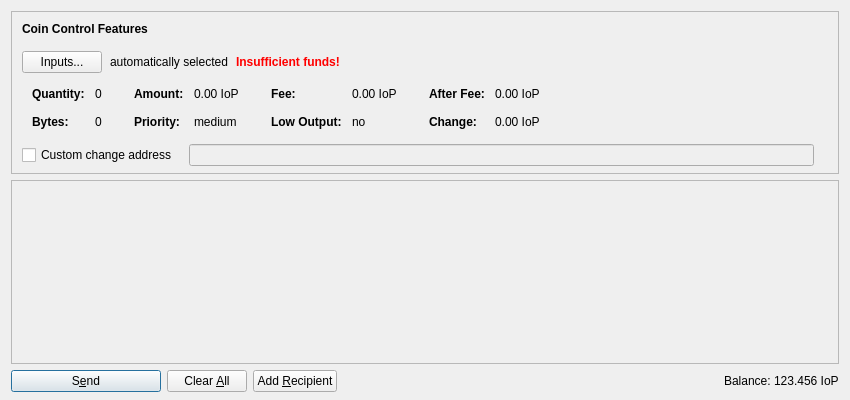
<?xml version="1.0" encoding="UTF-8"?>
<ui version="4.0">
 <class>SendCoinsDialog</class>
 <widget class="QDialog" name="SendCoinsDialog">
  <property name="geometry">
   <rect>
    <x>0</x>
    <y>0</y>
    <width>850</width>
    <height>400</height>
   </rect>
  </property>
  <property name="windowTitle">
   <string>Send Coins</string>
  </property>
  <layout class="QVBoxLayout" name="verticalLayout" stretch="0,1,0">
   <property name="bottomMargin">
    <number>8</number>
   </property>
   <item>
    <widget class="QFrame" name="frameCoinControl">
     <property name="sizePolicy">
      <sizepolicy hsizetype="Expanding" vsizetype="Expanding">
       <horstretch>0</horstretch>
       <verstretch>0</verstretch>
      </sizepolicy>
     </property>
     <property name="maximumSize">
      <size>
       <width>16777215</width>
       <height>16777215</height>
      </size>
     </property>
     <property name="frameShape">
      <enum>QFrame::StyledPanel</enum>
     </property>
     <property name="frameShadow">
      <enum>QFrame::Sunken</enum>
     </property>
     <layout class="QVBoxLayout" name="verticalLayoutCoinControl2">
      <property name="spacing">
       <number>0</number>
      </property>
      <property name="leftMargin">
       <number>0</number>
      </property>
      <property name="topMargin">
       <number>0</number>
      </property>
      <property name="rightMargin">
       <number>0</number>
      </property>
      <property name="bottomMargin">
       <number>6</number>
      </property>
      <item>
       <layout class="QVBoxLayout" name="verticalLayoutCoinControl" stretch="0,0,0,0,1">
        <property name="spacing">
         <number>0</number>
        </property>
        <property name="leftMargin">
         <number>10</number>
        </property>
        <property name="topMargin">
         <number>10</number>
        </property>
        <item>
         <layout class="QHBoxLayout" name="horizontalLayoutCoinControl1">
          <property name="bottomMargin">
           <number>15</number>
          </property>
          <item>
           <widget class="QLabel" name="labelCoinControlFeatures">
            <property name="sizePolicy">
             <sizepolicy hsizetype="Preferred" vsizetype="Maximum">
              <horstretch>0</horstretch>
              <verstretch>0</verstretch>
             </sizepolicy>
            </property>
            <property name="font">
             <font>
              <weight>75</weight>
              <bold>true</bold>
             </font>
            </property>
            <property name="styleSheet">
             <string notr="true">font-weight:bold;</string>
            </property>
            <property name="text">
             <string>Coin Control Features</string>
            </property>
           </widget>
          </item>
         </layout>
        </item>
        <item>
         <layout class="QHBoxLayout" name="horizontalLayoutCoinControl2" stretch="0,0,0,0">
          <property name="spacing">
           <number>8</number>
          </property>
          <property name="bottomMargin">
           <number>10</number>
          </property>
          <item>
           <widget class="QPushButton" name="pushButtonCoinControl">
            <property name="styleSheet">
             <string notr="true"/>
            </property>
            <property name="text">
             <string>Inputs...</string>
            </property>
           </widget>
          </item>
          <item>
           <widget class="QLabel" name="labelCoinControlAutomaticallySelected">
            <property name="text">
             <string>automatically selected</string>
            </property>
            <property name="margin">
             <number>5</number>
            </property>
           </widget>
          </item>
          <item>
           <widget class="QLabel" name="labelCoinControlInsuffFunds">
            <property name="font">
             <font>
              <weight>75</weight>
              <bold>true</bold>
             </font>
            </property>
            <property name="styleSheet">
             <string notr="true">color:red;font-weight:bold;</string>
            </property>
            <property name="text">
             <string>Insufficient funds!</string>
            </property>
            <property name="margin">
             <number>5</number>
            </property>
           </widget>
          </item>
          <item>
           <spacer name="horizontalSpacerCoinControl">
            <property name="orientation">
             <enum>Qt::Horizontal</enum>
            </property>
            <property name="sizeHint" stdset="0">
             <size>
              <width>40</width>
              <height>1</height>
             </size>
            </property>
           </spacer>
          </item>
         </layout>
        </item>
        <item>
         <widget class="QWidget" name="widgetCoinControl" native="true">
          <property name="sizePolicy">
           <sizepolicy hsizetype="Preferred" vsizetype="Preferred">
            <horstretch>0</horstretch>
            <verstretch>0</verstretch>
           </sizepolicy>
          </property>
          <property name="minimumSize">
           <size>
            <width>0</width>
            <height>0</height>
           </size>
          </property>
          <property name="styleSheet">
           <string notr="true"/>
          </property>
          <layout class="QHBoxLayout" name="horizontalLayoutCoinControl5">
           <property name="leftMargin">
            <number>0</number>
           </property>
           <property name="topMargin">
            <number>0</number>
           </property>
           <property name="rightMargin">
            <number>0</number>
           </property>
           <property name="bottomMargin">
            <number>0</number>
           </property>
           <item>
            <layout class="QHBoxLayout" name="horizontalLayoutCoinControl3" stretch="0,0,0,1">
             <property name="spacing">
              <number>20</number>
             </property>
             <property name="topMargin">
              <number>0</number>
             </property>
             <property name="bottomMargin">
              <number>10</number>
             </property>
             <item>
              <layout class="QFormLayout" name="formLayoutCoinControl1">
               <property name="horizontalSpacing">
                <number>10</number>
               </property>
               <property name="verticalSpacing">
                <number>14</number>
               </property>
               <property name="leftMargin">
                <number>10</number>
               </property>
               <property name="topMargin">
                <number>4</number>
               </property>
               <property name="rightMargin">
                <number>6</number>
               </property>
               <item row="0" column="0">
                <widget class="QLabel" name="labelCoinControlQuantityText">
                 <property name="font">
                  <font>
                   <weight>75</weight>
                   <bold>true</bold>
                  </font>
                 </property>
                 <property name="text">
                  <string>Quantity:</string>
                 </property>
                 <property name="margin">
                  <number>0</number>
                 </property>
                </widget>
               </item>
               <item row="0" column="1">
                <widget class="QLabel" name="labelCoinControlQuantity">
                 <property name="cursor">
                  <cursorShape>IBeamCursor</cursorShape>
                 </property>
                 <property name="contextMenuPolicy">
                  <enum>Qt::ActionsContextMenu</enum>
                 </property>
                 <property name="text">
                  <string notr="true">0</string>
                 </property>
                 <property name="margin">
                  <number>0</number>
                 </property>
                 <property name="textInteractionFlags">
                  <set>Qt::LinksAccessibleByMouse|Qt::TextSelectableByKeyboard|Qt::TextSelectableByMouse</set>
                 </property>
                </widget>
               </item>
               <item row="1" column="0">
                <widget class="QLabel" name="labelCoinControlBytesText">
                 <property name="font">
                  <font>
                   <weight>75</weight>
                   <bold>true</bold>
                  </font>
                 </property>
                 <property name="text">
                  <string>Bytes:</string>
                 </property>
                </widget>
               </item>
               <item row="1" column="1">
                <widget class="QLabel" name="labelCoinControlBytes">
                 <property name="cursor">
                  <cursorShape>IBeamCursor</cursorShape>
                 </property>
                 <property name="contextMenuPolicy">
                  <enum>Qt::ActionsContextMenu</enum>
                 </property>
                 <property name="text">
                  <string notr="true">0</string>
                 </property>
                 <property name="textInteractionFlags">
                  <set>Qt::LinksAccessibleByMouse|Qt::TextSelectableByKeyboard|Qt::TextSelectableByMouse</set>
                 </property>
                </widget>
               </item>
              </layout>
             </item>
             <item>
              <layout class="QFormLayout" name="formLayoutCoinControl2">
               <property name="horizontalSpacing">
                <number>10</number>
               </property>
               <property name="verticalSpacing">
                <number>14</number>
               </property>
               <property name="leftMargin">
                <number>6</number>
               </property>
               <property name="topMargin">
                <number>4</number>
               </property>
               <property name="rightMargin">
                <number>6</number>
               </property>
               <item row="0" column="0">
                <widget class="QLabel" name="labelCoinControlAmountText">
                 <property name="font">
                  <font>
                   <weight>75</weight>
                   <bold>true</bold>
                  </font>
                 </property>
                 <property name="text">
                  <string>Amount:</string>
                 </property>
                 <property name="margin">
                  <number>0</number>
                 </property>
                </widget>
               </item>
               <item row="0" column="1">
                <widget class="QLabel" name="labelCoinControlAmount">
                 <property name="cursor">
                  <cursorShape>IBeamCursor</cursorShape>
                 </property>
                 <property name="contextMenuPolicy">
                  <enum>Qt::ActionsContextMenu</enum>
                 </property>
                 <property name="text">
                  <string notr="true">0.00 IoP</string>
                 </property>
                 <property name="textInteractionFlags">
                  <set>Qt::LinksAccessibleByMouse|Qt::TextSelectableByKeyboard|Qt::TextSelectableByMouse</set>
                 </property>
                </widget>
               </item>
               <item row="1" column="0">
                <widget class="QLabel" name="labelCoinControlPriorityText">
                 <property name="font">
                  <font>
                   <weight>75</weight>
                   <bold>true</bold>
                  </font>
                 </property>
                 <property name="text">
                  <string>Priority:</string>
                 </property>
                </widget>
               </item>
               <item row="1" column="1">
                <widget class="QLabel" name="labelCoinControlPriority">
                 <property name="cursor">
                  <cursorShape>IBeamCursor</cursorShape>
                 </property>
                 <property name="contextMenuPolicy">
                  <enum>Qt::ActionsContextMenu</enum>
                 </property>
                 <property name="text">
                  <string notr="true">medium</string>
                 </property>
                 <property name="textInteractionFlags">
                  <set>Qt::LinksAccessibleByMouse|Qt::TextSelectableByKeyboard|Qt::TextSelectableByMouse</set>
                 </property>
                </widget>
               </item>
              </layout>
             </item>
             <item>
              <layout class="QFormLayout" name="formLayoutCoinControl3">
               <property name="horizontalSpacing">
                <number>10</number>
               </property>
               <property name="verticalSpacing">
                <number>14</number>
               </property>
               <property name="leftMargin">
                <number>6</number>
               </property>
               <property name="topMargin">
                <number>4</number>
               </property>
               <property name="rightMargin">
                <number>6</number>
               </property>
               <item row="0" column="0">
                <widget class="QLabel" name="labelCoinControlFeeText">
                 <property name="font">
                  <font>
                   <weight>75</weight>
                   <bold>true</bold>
                  </font>
                 </property>
                 <property name="text">
                  <string>Fee:</string>
                 </property>
                 <property name="margin">
                  <number>0</number>
                 </property>
                </widget>
               </item>
               <item row="0" column="1">
                <widget class="QLabel" name="labelCoinControlFee">
                 <property name="cursor">
                  <cursorShape>IBeamCursor</cursorShape>
                 </property>
                 <property name="contextMenuPolicy">
                  <enum>Qt::ActionsContextMenu</enum>
                 </property>
                 <property name="text">
                  <string notr="true">0.00 IoP</string>
                 </property>
                 <property name="textInteractionFlags">
                  <set>Qt::LinksAccessibleByMouse|Qt::TextSelectableByKeyboard|Qt::TextSelectableByMouse</set>
                 </property>
                </widget>
               </item>
               <item row="1" column="0">
                <widget class="QLabel" name="labelCoinControlLowOutputText">
                 <property name="font">
                  <font>
                   <weight>75</weight>
                   <bold>true</bold>
                  </font>
                 </property>
                 <property name="text">
                  <string>Low Output:</string>
                 </property>
                </widget>
               </item>
               <item row="1" column="1">
                <widget class="QLabel" name="labelCoinControlLowOutput">
                 <property name="cursor">
                  <cursorShape>IBeamCursor</cursorShape>
                 </property>
                 <property name="contextMenuPolicy">
                  <enum>Qt::ActionsContextMenu</enum>
                 </property>
                 <property name="text">
                  <string notr="true">no</string>
                 </property>
                 <property name="textInteractionFlags">
                  <set>Qt::LinksAccessibleByMouse|Qt::TextSelectableByKeyboard|Qt::TextSelectableByMouse</set>
                 </property>
                </widget>
               </item>
              </layout>
             </item>
             <item>
              <layout class="QFormLayout" name="formLayoutCoinControl4">
               <property name="horizontalSpacing">
                <number>10</number>
               </property>
               <property name="verticalSpacing">
                <number>14</number>
               </property>
               <property name="leftMargin">
                <number>6</number>
               </property>
               <property name="topMargin">
                <number>4</number>
               </property>
               <property name="rightMargin">
                <number>6</number>
               </property>
               <item row="0" column="0">
                <widget class="QLabel" name="labelCoinControlAfterFeeText">
                 <property name="font">
                  <font>
                   <weight>75</weight>
                   <bold>true</bold>
                  </font>
                 </property>
                 <property name="text">
                  <string>After Fee:</string>
                 </property>
                 <property name="margin">
                  <number>0</number>
                 </property>
                </widget>
               </item>
               <item row="0" column="1">
                <widget class="QLabel" name="labelCoinControlAfterFee">
                 <property name="cursor">
                  <cursorShape>IBeamCursor</cursorShape>
                 </property>
                 <property name="contextMenuPolicy">
                  <enum>Qt::ActionsContextMenu</enum>
                 </property>
                 <property name="text">
                  <string notr="true">0.00 IoP</string>
                 </property>
                 <property name="textInteractionFlags">
                  <set>Qt::LinksAccessibleByMouse|Qt::TextSelectableByKeyboard|Qt::TextSelectableByMouse</set>
                 </property>
                </widget>
               </item>
               <item row="1" column="0">
                <widget class="QLabel" name="labelCoinControlChangeText">
                 <property name="font">
                  <font>
                   <weight>75</weight>
                   <bold>true</bold>
                  </font>
                 </property>
                 <property name="text">
                  <string>Change:</string>
                 </property>
                </widget>
               </item>
               <item row="1" column="1">
                <widget class="QLabel" name="labelCoinControlChange">
                 <property name="cursor">
                  <cursorShape>IBeamCursor</cursorShape>
                 </property>
                 <property name="contextMenuPolicy">
                  <enum>Qt::ActionsContextMenu</enum>
                 </property>
                 <property name="text">
                  <string notr="true">0.00 IoP</string>
                 </property>
                 <property name="textInteractionFlags">
                  <set>Qt::LinksAccessibleByMouse|Qt::TextSelectableByKeyboard|Qt::TextSelectableByMouse</set>
                 </property>
                </widget>
               </item>
              </layout>
             </item>
            </layout>
           </item>
          </layout>
         </widget>
        </item>
        <item>
         <layout class="QHBoxLayout" name="horizontalLayoutCoinControl4" stretch="0,0,0">
          <property name="spacing">
           <number>12</number>
          </property>
          <property name="sizeConstraint">
           <enum>QLayout::SetDefaultConstraint</enum>
          </property>
          <property name="topMargin">
           <number>5</number>
          </property>
          <property name="rightMargin">
           <number>5</number>
          </property>
          <item>
           <widget class="QCheckBox" name="checkBoxCoinControlChange">
            <property name="toolTip">
             <string>If this is activated, but the change address is empty or invalid, change will be sent to a newly generated address.</string>
            </property>
            <property name="text">
             <string>Custom change address</string>
            </property>
           </widget>
          </item>
          <item>
           <widget class="QValidatedLineEdit" name="lineEditCoinControlChange">
            <property name="enabled">
             <bool>false</bool>
            </property>
            <property name="sizePolicy">
             <sizepolicy hsizetype="Expanding" vsizetype="Fixed">
              <horstretch>0</horstretch>
              <verstretch>0</verstretch>
             </sizepolicy>
            </property>
           </widget>
          </item>
          <item>
           <widget class="QLabel" name="labelCoinControlChangeLabel">
            <property name="sizePolicy">
             <sizepolicy hsizetype="Preferred" vsizetype="Expanding">
              <horstretch>0</horstretch>
              <verstretch>0</verstretch>
             </sizepolicy>
            </property>
            <property name="minimumSize">
             <size>
              <width>0</width>
              <height>0</height>
             </size>
            </property>
            <property name="text">
             <string/>
            </property>
            <property name="margin">
             <number>3</number>
            </property>
           </widget>
          </item>
         </layout>
        </item>
        <item>
         <spacer name="verticalSpacerCoinControl">
          <property name="orientation">
           <enum>Qt::Vertical</enum>
          </property>
          <property name="sizeHint" stdset="0">
           <size>
            <width>800</width>
            <height>1</height>
           </size>
          </property>
         </spacer>
        </item>
       </layout>
      </item>
     </layout>
    </widget>
   </item>
   <item>
    <widget class="QScrollArea" name="scrollArea">
     <property name="widgetResizable">
      <bool>true</bool>
     </property>
     <widget class="QWidget" name="scrollAreaWidgetContents">
      <property name="geometry">
       <rect>
        <x>0</x>
        <y>0</y>
        <width>830</width>
        <height>178</height>
       </rect>
      </property>
      <layout class="QVBoxLayout" name="verticalLayout_2" stretch="0,1">
       <property name="leftMargin">
        <number>0</number>
       </property>
       <property name="topMargin">
        <number>0</number>
       </property>
       <property name="rightMargin">
        <number>0</number>
       </property>
       <property name="bottomMargin">
        <number>0</number>
       </property>
       <item>
        <layout class="QVBoxLayout" name="entries">
         <property name="spacing">
          <number>6</number>
         </property>
        </layout>
       </item>
       <item>
        <spacer name="verticalSpacer">
         <property name="orientation">
          <enum>Qt::Vertical</enum>
         </property>
         <property name="sizeHint" stdset="0">
          <size>
           <width>20</width>
           <height>40</height>
          </size>
         </property>
        </spacer>
       </item>
      </layout>
     </widget>
    </widget>
   </item>
   <item>
    <layout class="QHBoxLayout" name="horizontalLayout">
     <item>
      <widget class="QPushButton" name="sendButton">
       <property name="minimumSize">
        <size>
         <width>150</width>
         <height>0</height>
        </size>
       </property>
       <property name="toolTip">
        <string>Confirm the send action</string>
       </property>
       <property name="text">
        <string>S&amp;end</string>
       </property>
       <property name="icon">
        <iconset resource="../IoP.qrc">
         <normaloff>:/icons/send</normaloff>:/icons/send</iconset>
       </property>
       <property name="default">
        <bool>true</bool>
       </property>
      </widget>
     </item>
     <item>
      <widget class="QPushButton" name="clearButton">
       <property name="sizePolicy">
        <sizepolicy hsizetype="Minimum" vsizetype="Fixed">
         <horstretch>0</horstretch>
         <verstretch>0</verstretch>
        </sizepolicy>
       </property>
       <property name="toolTip">
        <string>Clear all fields of the form.</string>
       </property>
       <property name="text">
        <string>Clear &amp;All</string>
       </property>
       <property name="icon">
        <iconset resource="../IoP.qrc">
         <normaloff>:/icons/remove</normaloff>:/icons/remove</iconset>
       </property>
       <property name="autoRepeatDelay">
        <number>300</number>
       </property>
       <property name="autoDefault">
        <bool>false</bool>
       </property>
      </widget>
     </item>
     <item>
      <widget class="QPushButton" name="addButton">
       <property name="toolTip">
        <string>Send to multiple recipients at once</string>
       </property>
       <property name="text">
        <string>Add &amp;Recipient</string>
       </property>
       <property name="icon">
        <iconset resource="../IoP.qrc">
         <normaloff>:/icons/add</normaloff>:/icons/add</iconset>
       </property>
       <property name="autoDefault">
        <bool>false</bool>
       </property>
      </widget>
     </item>
     <item>
      <spacer name="horizontalSpacer">
       <property name="orientation">
        <enum>Qt::Horizontal</enum>
       </property>
       <property name="sizeHint" stdset="0">
        <size>
         <width>40</width>
         <height>20</height>
        </size>
       </property>
      </spacer>
     </item>
     <item>
      <layout class="QHBoxLayout" name="horizontalLayout_2">
       <property name="spacing">
        <number>3</number>
       </property>
       <item>
        <widget class="QLabel" name="label">
         <property name="sizePolicy">
          <sizepolicy hsizetype="Preferred" vsizetype="Fixed">
           <horstretch>0</horstretch>
           <verstretch>0</verstretch>
          </sizepolicy>
         </property>
         <property name="text">
          <string>Balance:</string>
         </property>
        </widget>
       </item>
       <item>
        <widget class="QLabel" name="labelBalance">
         <property name="sizePolicy">
          <sizepolicy hsizetype="Preferred" vsizetype="Fixed">
           <horstretch>0</horstretch>
           <verstretch>0</verstretch>
          </sizepolicy>
         </property>
         <property name="cursor">
          <cursorShape>IBeamCursor</cursorShape>
         </property>
         <property name="text">
          <string notr="true">123.456 IoP</string>
         </property>
         <property name="textInteractionFlags">
          <set>Qt::LinksAccessibleByMouse|Qt::TextSelectableByKeyboard|Qt::TextSelectableByMouse</set>
         </property>
        </widget>
       </item>
      </layout>
     </item>
    </layout>
   </item>
  </layout>
 </widget>
 <customwidgets>
  <customwidget>
   <class>QValidatedLineEdit</class>
   <extends>QLineEdit</extends>
   <header>qvalidatedlineedit.h</header>
  </customwidget>
 </customwidgets>
 <resources>
  <include location="../IoP.qrc"/>
 </resources>
 <connections/>
</ui>
